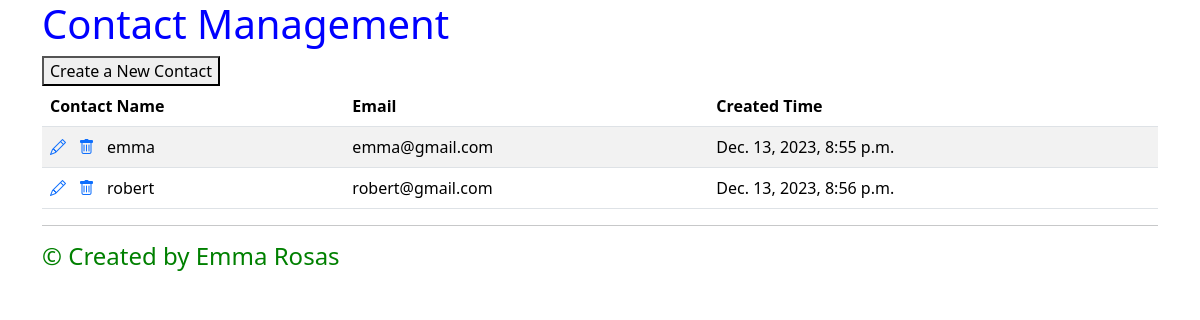
The app's page /, older data.
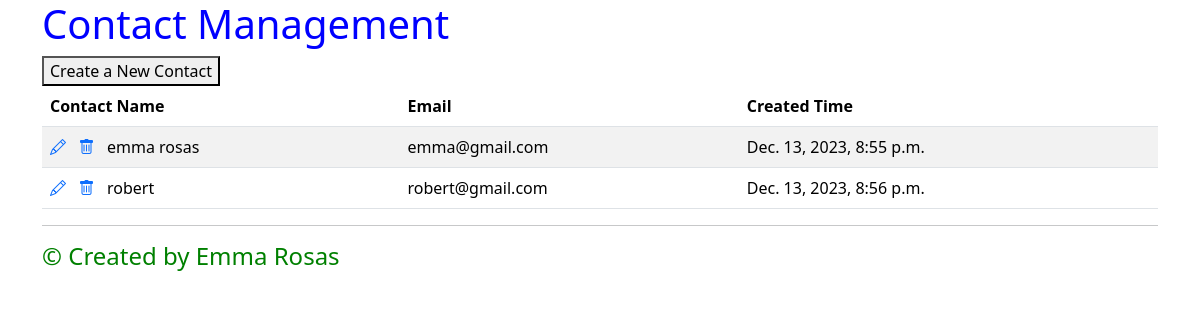
The same page, newer data.
### contacts/models.py (models this page shows)
class Contact(models.Model):
    name = models.CharField(max_length=20, null=False)
    email = models.EmailField()
    notes = models.TextField(max_length=200, default="")
    created_time = models.DateTimeField(auto_now_add=True, editable=False)

### contacts/views.py (the view)
# urls.py: path("", ContactListView.as_view(), name="contact_list"),
class ContactListView(ListView):
    model = Contact

### contacts/templates/contacts/contact_list.html (shortened to what this page needs)
{% extends "base.html" %}
{% block content %}
<div class="centered-text" style="color: blue;">
    <h1>Contact Management</h1>
</div>
    <form action="{% url 'contact_create' %}" method="get">
    <button type="submit">Create a New Contact</button>
</form>
<table class="table table-striped">
  <thead>
    <tr>
      <th>Contact Name</th>
      <th>Email</th>
      <th>Created Time</th>
    </tr>
  </thead>
  <tbody>
    {% for contact in contact_list %}
    <tr>
      <td>
        <a class="icon-link" href="{% url 'contact_update' contact.pk %}">
          <i class="bi bi-pencil"></i>
      </a>
        <a class="icon-link" href="{% url 'contact_delete' contact.pk %}">
          <i class="bi bi-trash"></i>
        </a>
        <a style="color: black; text-decoration: none;" href="{% url 'contact_detail' contact.pk %}">
            {{ contact.name }}
        </a>
      </td>
      <td>
        {{ contact.email}}
      </td>
      <td>
        {{ contact.created_time}}
      </td>
    </tr>
    {% endfor %}
  </tbody>
</table>
<hr>
<div class="centered-text" style="color: green;">
    <h4>&copy; Created by Emma Rosas</h4>
</div>
{% endblock content %}

Row changes from the older to the newer data that the page shows:
changed Contact "emma@gmail.com": name "emma" → "emma rosas"
